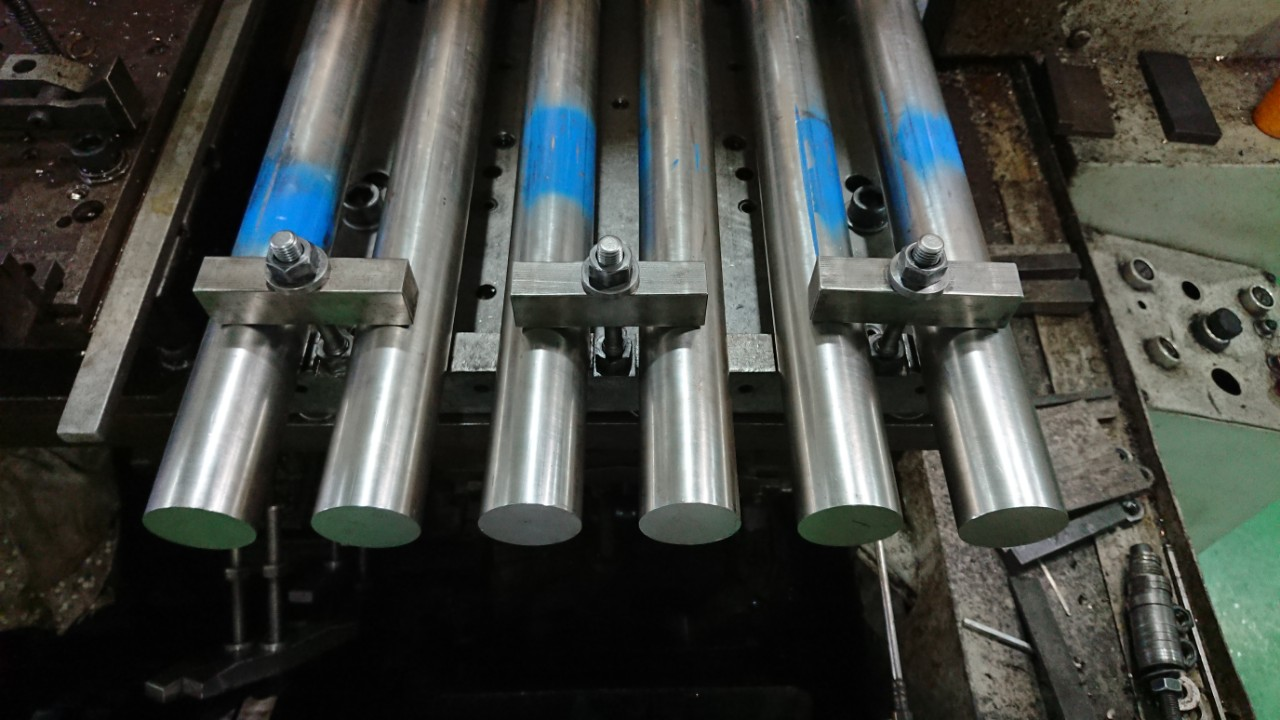
#> input picture image/image.jpg, 1280 x 720 px
$ python 'image preprocessing.py'
#> lines starting #> are read from the running program, lines starting #| are printed output that depends on the picture; after the words box and inside, x2 and y2 are one past the last pixel; in counts of white or black regions, pixels touching at a corner belong together
# https://viblo.asia/p/dem-so-luong-trung-trong-cac-khu-cong-nghiep-dua-tren-cac-phuong-phap-xu-ly-anh-bWrZnpOQ5xw
# https://learnopencv.com/edge-detection-using-opencv/#sobel-edge
# An image processing based object counting approach for machine vision application

import cv2
import numpy as np
from matplotlib import pyplot as plt

def display_product_number(img, number):
    # Kích thước và vị trí của khung trắng góc trái
    frame_width = 250
    frame_height = 50
    frame_x = 10
    frame_y = 10

    # Vẽ khung trắng góc trái
    cv2.rectangle(img, (frame_x, frame_y), (frame_x + frame_width, frame_y + frame_height), (255, 255, 255), -1)

    # Chọn một font và kích thước chữ
    font = cv2.FONT_HERSHEY_SIMPLEX
    font_scale = 0.7
    font_thickness = 2

    # Kích thước chữ và vị trí
    text_size = cv2.getTextSize("Product Number: " + str(number), font, font_scale, font_thickness)[0]
    text_x = frame_x + (frame_width - text_size[0]) // 2
    text_y = frame_y + (frame_height + text_size[1]) // 2

    # Điền nội dung vào khung
    cv2.putText(img, "Product Number: " + str(number), (text_x, text_y), font, font_scale, (255, 0, 0), font_thickness)

    # Đẩy ra
    return img

image_color = cv2.imread('image/image.jpg')
#> image_color is the input picture: shape (720, 1280, 3); mean B, G, R 64.6, 69.4, 66.2
image_color = cv2.resize(image_color, (848,480))
#> image_color: shape (480, 848, 3)

# Tọa độ (x, y) của góc trái trên cùng của vùng cần cắt
x = 0
y = 250

# Chiều rộng và chiều cao của vùng cần cắt
width = 800
height = 220

# Cắt ảnh
cropped_image = image_color[y:y+height, x:x+width]
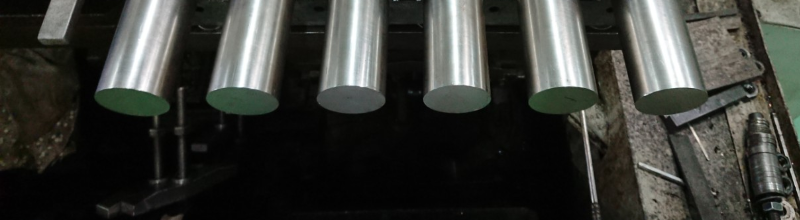
#> cropped_image: shape (220, 800, 3); mean B, G, R 53.7, 58.4, 57.2

# Chuyển sang ảnh xám
image_gray = cv2.cvtColor(cropped_image, cv2.COLOR_BGR2GRAY)

# Loại bỏ nhiễu
blur = cv2.GaussianBlur(image_gray,(5,5),0)

# Ngưỡng
# ret, th = cv2.threshold(blur, 0, 255, cv2.THRESH_BINARY_INV + cv2.THRESH_OTSU)
_ , dst1 = cv2.threshold(blur, 110, 255, cv2.THRESH_TOZERO_INV)
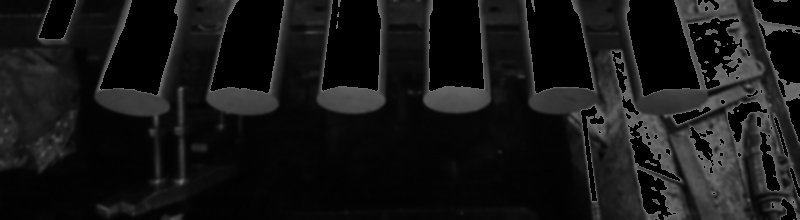
#> dst1: shape (220, 800); min 0, max 110, mean 21.9
_ , dst = cv2.threshold(dst1, 30, 255, cv2.THRESH_BINARY_INV)
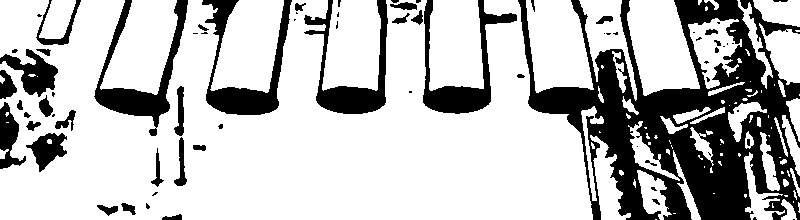
#> dst: shape (220, 800); 74.1% white; 72 black regions (35 under 20 px), largest, box (x1, y1, x2, y2) and area: (518, 0, 800, 220) 27480, (202, 0, 292, 115) 3117, (94, 0, 188, 136) 3046
# dst = cv2.medianBlur(dst,ksize=7)

# Canny edge detection
edges = cv2.Canny(blur, 30, 50)
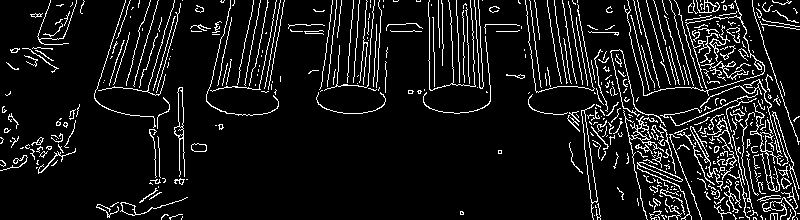
#> edges: shape (220, 800); 9% white in thin lines or dots
# edges_1 = cv2.GaussianBlur(edges_1,(7,7),0)
# edges = cv2.bilateralFilter(src=edges, d=5, sigmaColor=150, sigmaSpace=150)

# Kiểm tra và tạo hình ảnh kết hợp
combined_image = np.where(edges == 0, dst, edges)
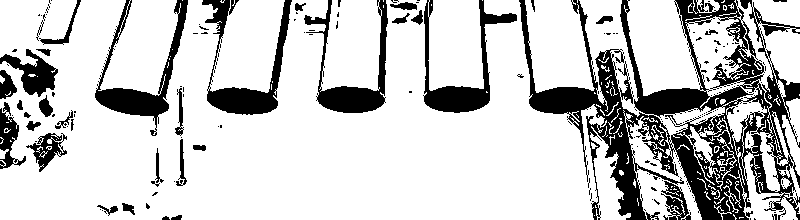
#> combined_image: shape (220, 800); 78.6% white; 182 black regions (146 under 20 px), largest, box (x1, y1, x2, y2) and area: (519, 0, 800, 220) 21503, (202, 0, 292, 115) 2845, (95, 0, 188, 136) 2723

# Xác định kernel cho dilation
kernel = np.ones((5, 5), np.uint8)

# Áp dụng dilation để mở rộng vùng trắng
expanded_image = cv2.dilate(combined_image, kernel, iterations=1)
#> expanded_image: shape (220, 800); 93.9% white; 125 black regions (91 under 20 px), largest, box (x1, y1, x2, y2) and area: (209, 90, 276, 112) 1100, (97, 90, 167, 114) 1098, (531, 89, 597, 112) 1077
expanded_image = cv2.medianBlur(expanded_image ,ksize=7)
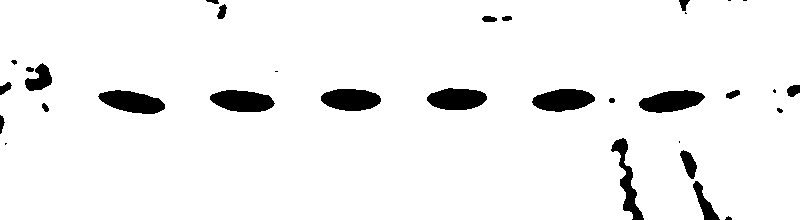
#> expanded_image: shape (220, 800); 94.8% white; 32 black regions (8 under 20 px), largest, box (x1, y1, x2, y2) and area: (98, 90, 165, 114) 1083, (210, 90, 275, 112) 1081, (532, 89, 595, 112) 1060


plt.subplot(4, 1, 1), plt.imshow(blur,'gray')
plt.title('Cropped Image'), plt.xticks([]), plt.yticks([])
plt.subplot(4, 1, 2), plt.imshow(dst,'gray')
plt.title('Blured Gray Image'), plt.xticks([]), plt.yticks([])
plt.subplot(4, 1, 3), plt.imshow(edges,'gray')
plt.title('Canny Edge Detection'), plt.xticks([]), plt.yticks([])
plt.subplot(4, 1, 4), plt.imshow(expanded_image,'gray')
plt.title('Detected Circles'), plt.xticks([]), plt.yticks([])
plt.show()


# Phát hiện đường tròn bằng SimpleBlobDetector
params = cv2.SimpleBlobDetector_Params()

# Thiết lập các tham số cho detector
# Ngưỡng phát hiện
params.minThreshold = 0
params.maxThreshold = 255

# True: có sử dụng bộ lọc area
params.filterByArea = True
# minArea và maxArea để xác định khoảng diện tích hình tròn
params.minArea = 480

# True: có sử dụng bộ lọc circularity
params.filterByCircularity = True
params.minCircularity = 0.2

# Filter by Convexity (độ lồi - nguyên vẹn)
params.filterByConvexity = True
params.minConvexity = 0.4

# Filter by Inertia (tỉ lệ dài trục 0-1)
params.filterByInertia = True
params.minInertiaRatio = 0.01

detector = cv2.SimpleBlobDetector_create(params)
keypoints = detector.detect(expanded_image)
#> keypoints = 6 keypoints; (x, y, size): (132, 102, 40.6), (671, 101, 39.7), (242, 101, 39.4), (563, 100, 38.8), (351, 99, 37.8), (457, 99, 37.5)

cropped_img_with_keypoints = cv2.drawKeypoints(expanded_image, keypoints, np.array([]), (0, 255, 0),
                                        cv2.DRAW_MATCHES_FLAGS_DRAW_RICH_KEYPOINTS)

# Duyệt qua từng keypoint và cập nhật tọa độ
for kp in keypoints:
    kp.pt = (kp.pt[0] + x, kp.pt[1] + y)
#> this loop made 6 passes

# Lấy ra danh sách độ lớn
areas = [keypoint.size for keypoint in keypoints]
#> areas = [39.75, 39.41, 40.61, 38.83, 37.83, 37.47]

# Chuyển danh sách thành mảng NumPy
areas_array = np.array(areas)
#> areas_array = [39.75, 39.41, 40.61, 38.83, 37.83, 37.47]

# Tìm giá trị có trung bình bình phương cực tiểu
min_mse_value = np.inf  # Giả sử giá trị vô cùng lớn ban đầu
min_mse_index = -1

for i in range(len(areas) - 1):
    # Tính trung bình bình phương của phần còn lại của danh sách
    mse_value = np.mean((areas_array[i+1:] - areas_array[i])**2)

    # Kiểm tra xem có phải giá trị mới nhỏ nhất không
    if mse_value < min_mse_value:
        min_mse_value = mse_value
        min_mse_index = i
#> this loop made 5 passes
#> (mse_value, min_mse_value) on passes 1, 2, 4, 5: (2.11, 2.11), (2.01, 2.01), (1.44, 1.44), (0.131, 0.131)
#> mse_value on pass 3: 6.92
#> after the loop, min_mse_index = 4; min_mse_value = 0.131

# Giá trị có trung bình bình phương cực tiểu
min_mse_area = areas[min_mse_index]
#> min_mse_area = 37.83

threshold = 0.2 * min_mse_area
#> threshold = 7.57

# Loại bỏ các giá trị có chênh lệch lớn hơn 5 so với giá trị trung bình bình phương cực tiểu
filtered_keypoints = [keypoint for keypoint in keypoints if abs(keypoint.size - min_mse_area) <= threshold]
#> filtered_keypoints = 6 keypoints; (x, y, size): (132, 352, 40.6), (671, 351, 39.7), (242, 351, 39.4), (563, 350, 38.8), (351, 349, 37.8), (457, 349, 37.5)

# Vẽ đường tròn lên ảnh gốc
img_with_keypoints = cv2.drawKeypoints(image_color, filtered_keypoints, np.array([]), (0, 255, 0),
                                        cv2.DRAW_MATCHES_FLAGS_DRAW_RICH_KEYPOINTS)

img_with_product_number = display_product_number(img_with_keypoints, len(keypoints))
#> in display_product_number, `cv2.putText(img, "Product Number: " + str(number), (text_x, text_y), f..`:
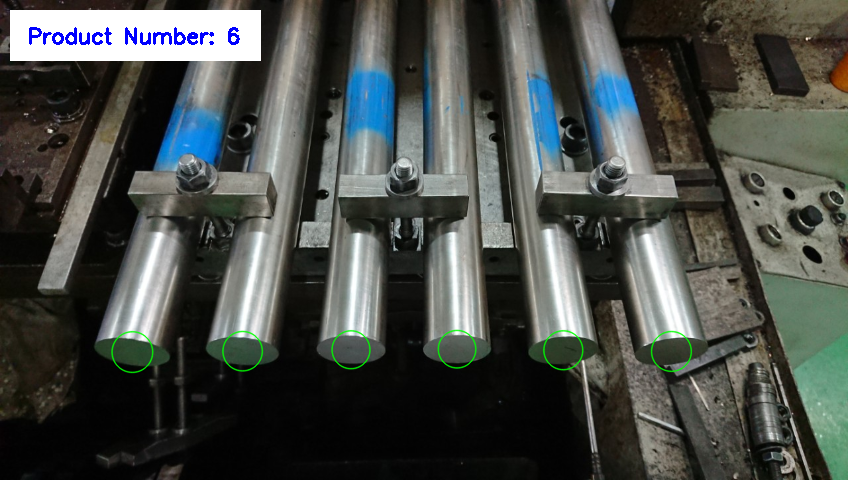
#> img: shape (480, 848, 3); mean B, G, R 71.1, 75.4, 71.5

plt.subplot(3, 2, 1), plt.imshow(cropped_image)
plt.title('Cropped Image'), plt.xticks([]), plt.yticks([])
plt.subplot(3, 2, 2), plt.imshow(blur,'gray')
plt.title('Blured Gray Image'), plt.xticks([]), plt.yticks([])
plt.subplot(3, 2, 3), plt.imshow(dst,'gray')
plt.title('Thresholding'), plt.xticks([]), plt.yticks([])
plt.subplot(3, 2, 4), plt.imshow(edges,'gray')
plt.title('Canny Edge Detection'), plt.xticks([]), plt.yticks([])
plt.subplot(3, 2, 5), plt.imshow(expanded_image,'gray')
plt.title('Combined Image'), plt.xticks([]), plt.yticks([])
plt.subplot(3, 2, 6), plt.imshow(cropped_img_with_keypoints,'gray')
plt.title('Detected Circles'), plt.xticks([]), plt.yticks([])
plt.show()
#> figure, not shown here; B, G, R data is drawn as R, G, B

# Hiển thị kết quả
cv2.imshow("Result Image", img_with_product_number)
cv2.waitKey(0)
cv2.destroyAllWindows()
